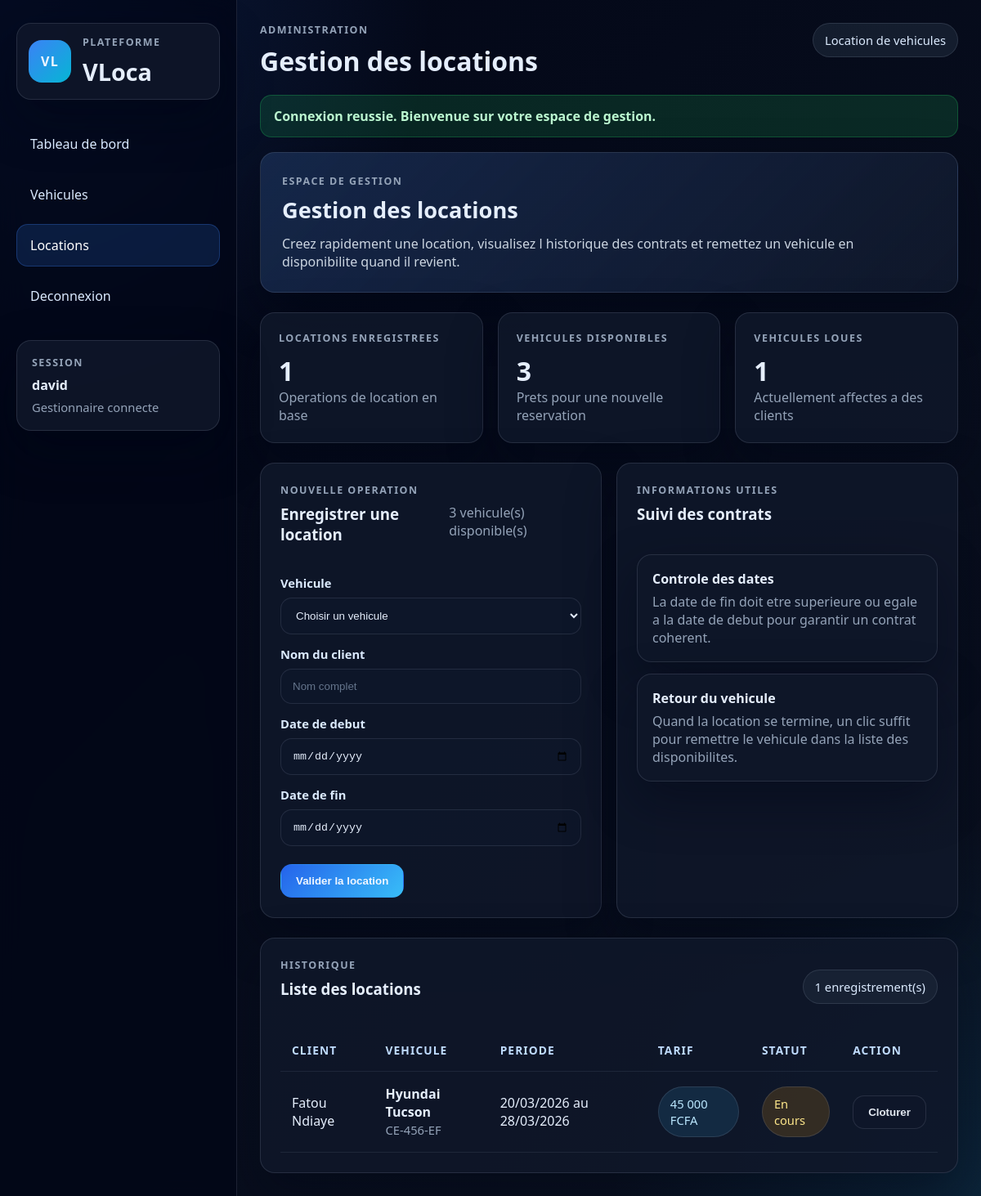
Page /locations.php (signed in) on the committed database.
### tables this page shows
CREATE TABLE locations (
    id INT UNSIGNED AUTO_INCREMENT PRIMARY KEY,
    vehicule_id INT UNSIGNED NOT NULL,
    nom_client VARCHAR(100) NOT NULL,
    date_debut DATE NOT NULL,
    date_fin DATE NOT NULL,
    CONSTRAINT fk_locations_vehicule
        FOREIGN KEY (vehicule_id) REFERENCES vehicules(id)
        ON DELETE CASCADE
        ON UPDATE CASCADE
);

CREATE TABLE vehicules (
    id INT UNSIGNED AUTO_INCREMENT PRIMARY KEY,
    immatriculation VARCHAR(20) NOT NULL UNIQUE,
    marque VARCHAR(50) NOT NULL,
    modele VARCHAR(50) NOT NULL,
    prix_journalier DECIMAL(10,2) NOT NULL,
    statut ENUM('disponible', 'loue') NOT NULL DEFAULT 'disponible'
);

### bootstrap.php (called while the page is built, shortened)
<?php
function e(mixed $value): string
{
    return htmlspecialchars((string) $value, ENT_QUOTES, 'UTF-8');
}
function format_price(float $value): string
{
    return number_format($value, 0, ',', ' ') . ' FCFA';
}
function format_date_fr(string $date): string
{
    $timestamp = strtotime($date);
    return date('d/m/Y', $timestamp);
}

### locations.php (the view, shortened to what this page needs)
<?php
require_once __DIR__ . '/layout.php';
$disponibles = $pdo->query(
    "SELECT id, marque, modele, immatriculation, prix_journalier
     FROM vehicules
     WHERE statut = 'disponible'
     ORDER BY marque ASC, modele ASC"
)->fetchAll(PDO::FETCH_ASSOC);
$historique = $pdo->query(
    "SELECT l.id, l.nom_client, l.date_debut, l.date_fin, v.id AS vehicule_id,
            v.marque, v.modele, v.immatriculation, v.statut, v.prix_journalier,
            CASE
                WHEN v.statut = 'loue'
                     AND l.id = (
                         SELECT MAX(l2.id)
                         FROM locations l2
                         WHERE l2.vehicule_id = l.vehicule_id
                     )
                THEN 1
                ELSE 0
            END AS is_active
     FROM locations l
     INNER JOIN vehicules v ON l.vehicule_id = v.id
     ORDER BY l.date_debut DESC, l.id DESC"
)->fetchAll(PDO::FETCH_ASSOC);
$locationStats = $pdo->query(
    "SELECT
        COUNT(*) AS total_locations,
        SUM(CASE WHEN statut = 'disponible' THEN 1 ELSE 0 END) AS vehicules_disponibles,
        SUM(CASE WHEN statut = 'loue' THEN 1 ELSE 0 END) AS vehicules_loues
     FROM vehicules"
)->fetch(PDO::FETCH_ASSOC);
?>
<section class="stats-grid">
    <article class="stat-card">
        <p class="eyebrow">Locations enregistrees</p>
        <strong><?= count($historique) ?></strong>
        <span>Operations de location en base</span>
    </article>
    <article class="stat-card">
        <p class="eyebrow">Vehicules disponibles</p>
        <strong><?= (int) ($locationStats['vehicules_disponibles'] ?? 0) ?></strong>
        <span>Prets pour une nouvelle reservation</span>
    </article>
    <article class="stat-card">
        <p class="eyebrow">Vehicules loues</p>
        <strong><?= (int) ($locationStats['vehicules_loues'] ?? 0) ?></strong>
        <span>Actuellement affectes a des clients</span>
    </article>
</section>
<section class="two-columns">
    <article class="card">
        <div class="card-header">
            <div>
                <p class="eyebrow">Nouvelle operation</p>
                <h3>Enregistrer une location</h3>
            </div>
            <p class="muted"><?= count($disponibles) ?> vehicule(s) disponible(s)</p>
        </div>
        <?php if ($disponibles === []): ?>
            <div class="empty-state">Aucun vehicule n est disponible actuellement pour une nouvelle location.</div>
        <?php else: ?>
            <form method="POST" class="form-grid">
                <div class="field">
                    <label for="v_id">Vehicule</label>
                    <select id="v_id" name="v_id" required>
                        <option value="">Choisir un vehicule</option>
                    </select>
                </div>
                <div class="field">
                    <label for="client">Nom du client</label>
                    <input id="client" type="text" name="client" placeholder="Nom complet" required>
                </div>
                <div class="field">
                    <label for="debut">Date de debut</label>
                    <input id="debut" type="date" name="debut" required>
                </div>
                <div class="field">
                    <label for="fin">Date de fin</label>
                    <input id="fin" type="date" name="fin" required>
                </div>
                <div class="form-actions">
                    <button type="submit" class="btn btn-primary">Valider la location</button>
                </div>
            </form>
        <?php endif; ?>
    </article>
    <article class="card">
        <div class="card-header">
            <div>
                <p class="eyebrow">Informations utiles</p>
                <h3>Suivi des contrats</h3>
            </div>
        </div>
        <div class="mini-card">
            <strong>Controle des dates</strong>
            <span>La date de fin doit etre superieure ou egale a la date de debut pour garantir un contrat coherent.</span>
        </div>
        <div class="mini-card">
            <strong>Retour du vehicule</strong>
            <span>Quand la location se termine, un clic suffit pour remettre le vehicule dans la liste des disponibilites.</span>
        </div>
    </article>
</section>
<section class="card">
    <div class="card-header">
        <div>
            <p class="eyebrow">Historique</p>
            <h3>Liste des locations</h3>
        </div>
        <div class="topbar-badge"><?= count($historique) ?> enregistrement(s)</div>
    </div>
    <?php if ($historique === []): ?>
        <div class="empty-state">Aucune location n'a encore ete enregistree.</div>
    <?php else: ?>
        <div class="table-wrapper">
            <table>
                <thead>
                    <tr>
                        <th>Client</th>
                        <th>Vehicule</th>
                        <th>Periode</th>
                        <th>Tarif</th>
                        <th>Statut</th>
                        <th>Action</th>
                    </tr>
                </thead>
                <tbody>
                    <?php foreach ($historique as $entry): ?>
                        <?php $isActive = (int) $entry['is_active'] === 1; ?>
                        <tr>
                            <td><?= e($entry['nom_client']) ?></td>
                            <td>
                                <div class="table-title">
                                    <strong><?= e($entry['marque'] . ' ' . $entry['modele']) ?></strong>
                                    <span><?= e($entry['immatriculation']) ?></span>
                                </div>
                            </td>
                            <td><?= e(format_date_fr($entry['date_debut'])) ?> au <?= e(format_date_fr($entry['date_fin'])) ?></td>
                            <td><span class="price-badge"><?= e(format_price((float) $entry['prix_journalier'])) ?></span></td>
                            <td>
                                <span class="status-badge <?= $isActive ? 'rented' : 'available' ?>">
                                    <?= $isActive ? 'En cours' : 'Terminee' ?>
                                </span>
                            </td>
                            <td>
                                <?php if (!$isActive): ?>
                                    <span class="muted">Archivee</span>
                                <?php else: ?>
                                    <form method="POST" onsubmit="return confirm('Marquer ce vehicule comme disponible ?');">
                                        <button type="submit" class="btn btn-secondary">Cloturer</button>
                                    </form>
                                <?php endif; ?>
                            </td>
                        </tr>
                    <?php endforeach; ?>
                </tbody>
            </table>
        </div>
    <?php endif; ?>
</section>

### style.css (style rules this page uses)
:root { --bg: #0b1220; --bg-secondary: #111827; --panel: rgba(15, 23, 42, 0.88); --panel-soft: rgba(30, 41, 59, 0.62); --border: rgba(148, 163, 184, 0.18); --text: #e5eefc; --muted: #94a3b8; --primary: #3b82f6; --primary-soft: rgba(59, 130, 246, 0.16); --success: #22c55e; --success-soft: rgba(34, 197, 94, 0.16); --warning: #f59e0b; --warning-soft: rgba(245, 158, 11, 0.16); --danger: #ef4444; --danger-soft: rgba(239, 68, 68, 0.16); --shadow: 0 24px 60px rgba(2, 6, 23, 0.45); --radius-lg: 24px; --radius-md: 18px; --radius-sm: 12px; }
* { box-sizing: border-box; }
html { scroll-behavior: smooth; }
body { margin: 0; font-family: "Segoe UI", Arial, sans-serif; color: var(--text); background: radial-gradient(circle at top left, rgba(59, 130, 246, 0.18), transparent 28%), radial-gradient(circle at bottom right, rgba(14, 165, 233, 0.12), transparent 24%), linear-gradient(135deg, #020617, var(--bg)); }
h1, h2, h3, h4, p { margin-top: 0; }
.app-body { min-height: 100vh; }
.eyebrow { margin-bottom: 8px; color: var(--muted); font-size: 0.78rem; font-weight: 700; letter-spacing: 0.12em; text-transform: uppercase; }
.sidebar-card, .hero-card, .card, .stat-card, .mini-card { border: 1px solid var(--border); border-radius: var(--radius-md); background: var(--panel); box-shadow: var(--shadow); }
.topbar-badge, .status-badge, .price-badge { display: inline-flex; align-items: center; gap: 8px; padding: 10px 14px; border-radius: 999px; border: 1px solid var(--border); background: var(--panel-soft); color: #dbeafe; font-size: 0.92rem; }
.stats-grid, .two-columns, .dashboard-grid { display: grid; gap: 18px; }
.stats-grid { grid-template-columns: repeat(auto-fit, minmax(180px, 1fr)); }
.two-columns, .dashboard-grid { grid-template-columns: repeat(auto-fit, minmax(320px, 1fr)); }
.stat-card { padding: 22px; }
.stat-card strong { display: block; margin-top: 10px; font-size: 2rem; }
.stat-card span { color: var(--muted); }
.card { padding: 24px; }
.card-header { display: flex; justify-content: space-between; align-items: center; gap: 16px; margin-bottom: 18px; }
.card-header p:last-child, .muted { color: var(--muted); margin-bottom: 0; }
.form-grid { display: grid; grid-template-columns: repeat(auto-fit, minmax(200px, 1fr)); gap: 14px; }
.field { display: flex; flex-direction: column; gap: 8px; }
.field label { color: #dbeafe; font-size: 0.92rem; font-weight: 600; }
input, select { width: 100%; padding: 13px 14px; border: 1px solid rgba(148, 163, 184, 0.16); border-radius: 14px; background: rgba(15, 23, 42, 0.86); color: var(--text); outline: none; transition: border-color 0.2s ease, box-shadow 0.2s ease; }
input::placeholder { color: #64748b; }
.form-actions, .inline-actions { display: flex; gap: 12px; flex-wrap: wrap; margin-top: 8px; }
.btn { display: inline-flex; justify-content: center; align-items: center; gap: 8px; padding: 12px 18px; border: 1px solid transparent; border-radius: 14px; font-weight: 700; cursor: pointer; transition: transform 0.2s ease, opacity 0.2s ease, border-color 0.2s ease; }
.btn-primary { background: linear-gradient(135deg, #2563eb, #38bdf8); color: #eff6ff; }
.btn-secondary { background: rgba(15, 23, 42, 0.9); color: #e2e8f0; border-color: var(--border); }
.table-wrapper { overflow-x: auto; }
table { width: 100%; border-collapse: collapse; }
th, td { padding: 16px 14px; text-align: left; border-bottom: 1px solid rgba(148, 163, 184, 0.12); }
th { color: #bfdbfe; font-size: 0.86rem; text-transform: uppercase; letter-spacing: 0.08em; }
.table-title strong { display: block; }
.table-title span { color: var(--muted); font-size: 0.92rem; }
.status-badge.rented { background: var(--warning-soft); color: #fde68a; }
.price-badge { background: rgba(56, 189, 248, 0.12); color: #bae6fd; }
.mini-card { padding: 18px; }
.mini-card + .mini-card { margin-top: 14px; }
.mini-card span { display: block; margin-top: 6px; color: var(--muted); }

### rows in the picture
locations: nom_client "Fatou Ndiaye", vehicule.modele "Hyundai Tucson", vehicule.immatriculation "CE-456-EF", date_debut "20/03/2026", date_fin "28/03/2026", vehicule.prix_journalier "45 000 FCFA"

### other values in the picture
$label "Tableau de bord Vehicules Locations Deconnexion"
current_user() "david"
$heading "Gestion des locations"
$flash['message'] "Connexion reussie. Bienvenue sur votre espace de gestion."
$subtitle "Creez rapidement une location, visualisez l historique des contrats et remettez un vehicule en disponibilite quand il revient."
count($historique) "1"
$locationStats['vehicules_disponibles'] "3"
$locationStats['vehicules_loues'] "1"
count($disponibles) "3"
